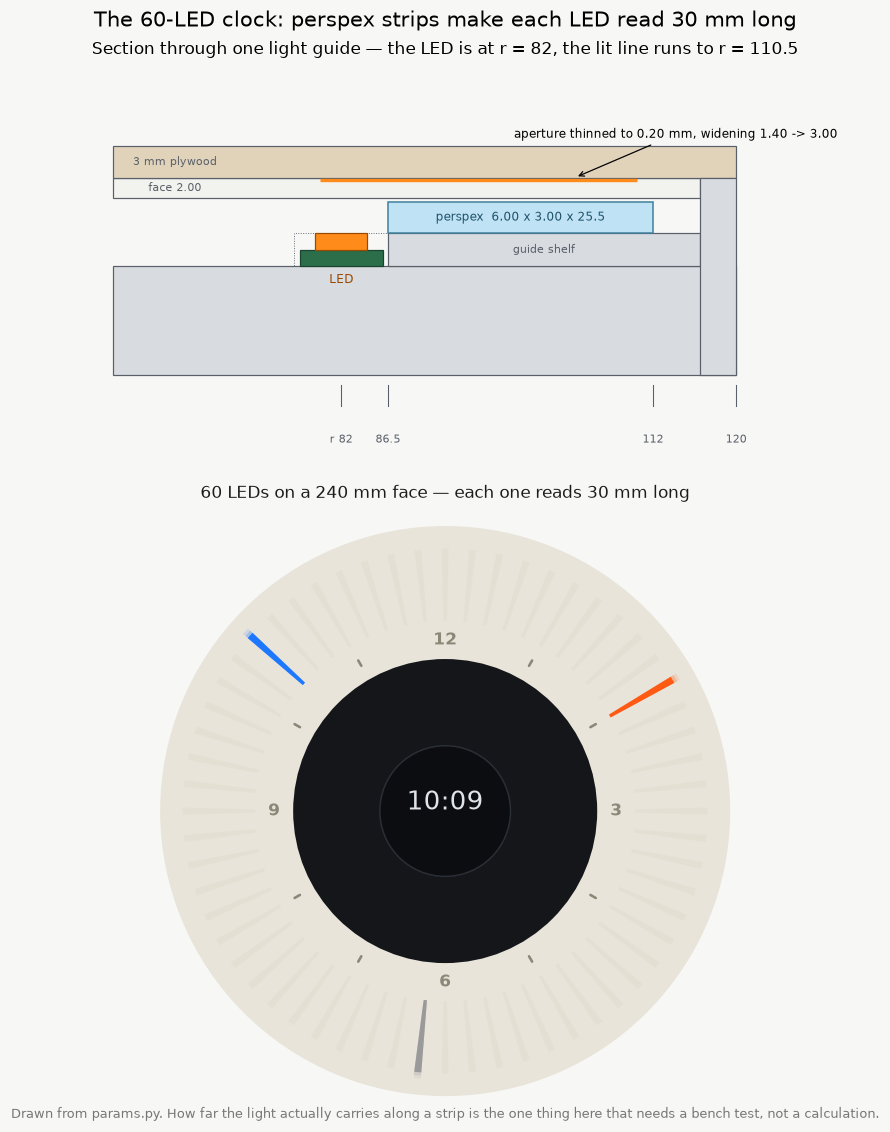

Recreate this plot in Python.
#!/usr/bin/env python3
"""How the perspex makes an LED read 30 mm long instead of 5.

Two views: a section through one guide, and the face as it would look lit.
Everything is drawn from params.py.
"""
import sys, math; sys.path.insert(0,'.')
import numpy as np, matplotlib
matplotlib.use('Agg')
import matplotlib.pyplot as plt
from matplotlib.patches import Rectangle, Circle, Polygon
from params import *
import build_v2 as BV

B = BV.BODY60
PLASTIC='#d8dce1'; ACRYL='#bfe3f5'; LEDC='#ff8c1a'; INK='#5a6069'

fig, (a, b) = plt.subplots(2, 1, figsize=(13.0, 10.4),
                           gridspec_kw={'height_ratios': [1.0, 1.5]})

# ---------------------------------------------------------------- section
a.set_title('Section through one light guide — the LED is at r = 82, the lit line '
            'runs to r = 110.5', fontsize=11)
def rect(ax,x0,x1,y0,y1,**k): ax.add_patch(Rectangle((x0,y0),x1-x0,y1-y0,**k))
# base
rect(a, 60, 120, 0, Z_RING_FLOOR60, fc=PLASTIC, ec=INK, lw=.8)
rect(a, R_RING_I60, R_RING_O60, Z_RING_FLOOR60, GUIDE_SHELF, fc='none', ec=INK, lw=.6, ls=':')
rect(a, R_RING_O60, R_LIP_I60, Z_RING_FLOOR60, GUIDE_SHELF, fc=PLASTIC, ec=INK, lw=.8)
a.text((R_RING_O60+R_LIP_I60)/2, (Z_RING_FLOOR60+GUIDE_SHELF)/2, 'guide shelf',
       ha='center', va='center', fontsize=7.5, color=INK)
# the ring
rect(a, RING60_ID/2, RING60_OD/2, Z_RING_FLOOR60, Z_RING_FLOOR60+PCB_T, fc='#2c6e49', ec='#1b4332', lw=.8)
rect(a, RING60_R-2.5, RING60_R+2.5, Z_RING_FLOOR60+PCB_T, GUIDE_SHELF, fc=LEDC, ec='#9a4a00', lw=.8)
a.text(RING60_R, Z_RING_FLOOR60-1.6, 'LED', ha='center', fontsize=8, color='#9a4a00')
# the diffuser: face + channel walls
rect(a, 60, R_LIP_I60, Z_RECESS-FACE_T, Z_RECESS, fc='#f2f2ef', ec=INK, lw=.8)
a.text(66, Z_RECESS-FACE_T/2, 'face 2.00', ha='center', va='center', fontsize=7.5, color=INK)
# the strip
rect(a, GUIDE_RI, GUIDE_RO, GUIDE_SHELF, GUIDE_SHELF+GUIDE_T, fc=ACRYL, ec='#3f7f9c', lw=1.0)
a.text((GUIDE_RI+GUIDE_RO)/2, GUIDE_SHELF+GUIDE_T/2, 'perspex  6.00 x 3.00 x 25.5',
       ha='center', va='center', fontsize=8, color='#20536b')
# the aperture, tapering
a.plot([APER_RI, APER_RO], [Z_RECESS-DIFF_MEM_T]*2, color=LEDC, lw=2.2, solid_capstyle='butt')
a.annotate(f'aperture thinned to {DIFF_MEM_T:.2f} mm, widening '
           f'{APER_W_IN:.2f} -> {APER_W_OUT:.2f}',
           (APER_RO-6, Z_RECESS), (-40, 26), textcoords='offset points', fontsize=8,
           arrowprops=dict(arrowstyle='->', lw=.8))
# plywood
rect(a, 60, R_BODY60, Z_RECESS, Z_FRONT, fc='#e0d3ba', ec=INK, lw=.8)
a.text(66, (Z_RECESS+Z_FRONT)/2, '3 mm plywood', ha='center', va='center', fontsize=7.5, color=INK)
rect(a, R_LIP_I60, R_BODY60, 0, Z_RECESS, fc=PLASTIC, ec=INK, lw=.8)
for r_, lbl in ((RING60_R,'r 82'), (GUIDE_RI,'86.5'), (GUIDE_RO,'112'), (R_BODY60,'120')):
    a.plot([r_,r_], [-3,-1], color=INK, lw=.7); a.text(r_,-6.5,lbl,ha='center',fontsize=7.5,color=INK)
a.set_xlim(58, 126); a.set_ylim(-9, 30); a.set_aspect('equal'); a.axis('off')

# ---------------------------------------------------------------- face
b.set_facecolor('#14161a')
b.add_patch(Circle((0,0), R_BODY60, fc='#e8e4d9', ec='none', zorder=1))
b.add_patch(Circle((0,0), 64.0, fc='#14161a', ec='none', zorder=2))
LIT = {5:'#ff5a14', 23:'#1e78ff', 44:'#9a9a9a'}
for k in range(B.n):
    ang = 360.0/B.n*k
    ca, sa = math.cos(math.radians(ang)), math.sin(math.radians(ang))
    pts = [(APER_RI, -APER_W_IN/2), (APER_RO, -APER_W_OUT/2),
           (APER_RO, APER_W_OUT/2), (APER_RI, APER_W_IN/2)]
    P = [(u*ca - v*sa, u*sa + v*ca) for u, v in pts]
    on = k in LIT
    col = LIT.get(k, '#ddd8ca')
    for gr, al in ([(2.4,.12),(1.2,.24),(0.0,1.0)] if on else [(0.0,.34)]):
        b.add_patch(Polygon([(x*(1+gr/100), y*(1+gr/100)) for x,y in P],
                            closed=True, fc=col, alpha=al, ec='none',
                            zorder=3, lw=0))
for h in range(12):
    ang = 90.0 - h*30.0
    key = int(round(ang)) % 360
    if key in NUMERALS:
        b.text(NUM60_R*math.cos(math.radians(ang)), NUM60_R*math.sin(math.radians(ang)),
               NUMERALS[key], ha='center', va='center', fontsize=11, color='#8d8778',
               zorder=6, weight='bold')
        continue
    ri, ro = (MARK60_RI_MAJ, MARK60_RO_MAJ) if h%3==0 else (MARK60_RI, MARK60_RO)
    r_ = math.radians(ang)
    b.plot([ri*math.cos(r_), ro*math.cos(r_)], [ri*math.sin(r_), ro*math.sin(r_)],
           color='#8d8778', lw=2.6 if h%3==0 else 1.7, zorder=6, solid_capstyle='round')
b.add_patch(Circle((0,0), DISP_ACTIVE_D/2, fc='#0b0d10', ec='#2a2e35', lw=1.0, zorder=7))
b.text(0, 3.5, '10:09', ha='center', va='center', fontsize=17, color='#dfe3ea', zorder=8)
b.set_xlim(-128,128); b.set_ylim(-128,128); b.set_aspect('equal'); b.axis('off')
b.set_title(f'{B.n} LEDs on a {2*B.r_body:.0f} mm face — each one reads '
            f'{APER_RO-APER_RI:.0f} mm long', fontsize=11, color='#1c1c1c')

fig.patch.set_facecolor('#f7f7f5')
fig.suptitle('The 60-LED clock: perspex strips make each LED read 30 mm long', fontsize=13.5)
fig.text(0.5, 0.012, 'Drawn from params.py. How far the light actually carries along '
         'a strip is the one thing here that needs a bench test, not a calculation.',
         ha='center', fontsize=8.5, color='#777')
fig.tight_layout()
fig.savefig('render_guides.png', dpi=110, bbox_inches='tight')
print('wrote render_guides.png')
